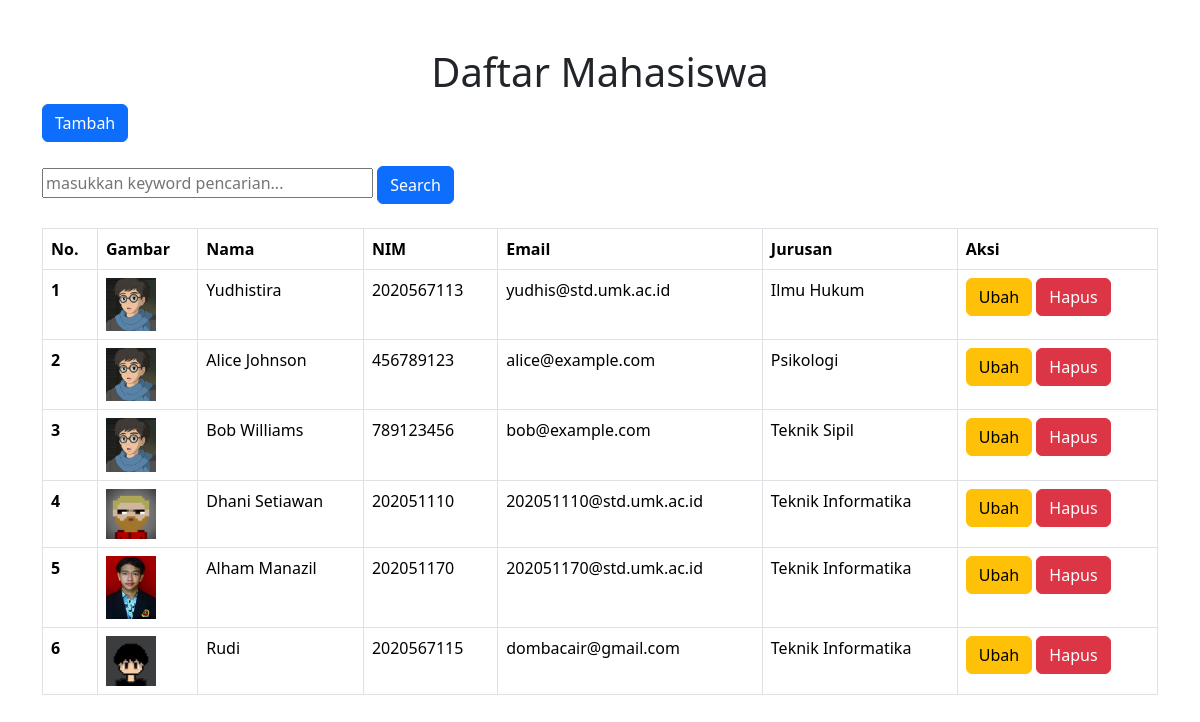
The page / on the database its author committed.
### tables this page shows
CREATE TABLE `mahasiswa` (
  `id` int(11) NOT NULL,
  `nama` varchar(255) NOT NULL,
  `nim` int(20) NOT NULL,
  `email` varchar(100) NOT NULL,
  `jurusan` varchar(100) NOT NULL,
  `gambar` varchar(255) NOT NULL
);

### function.php (called while the page is built, shortened)
<?php
$conn = mysqli_connect("localhost", "root", "", "php");
function query($query) {
    global $conn;
    $result = mysqli_query($conn, $query);
    $rows = [];
    while ($row = mysqli_fetch_assoc($result)) {
        $rows[] = $row;
    }
    return $rows;
}

### index.php (the view, shortened to what this page needs)
<?php
require 'function.php';
$mahasiswa = query("SELECT * FROM mahasiswa ORDER BY id ASC");
?>
<!DOCTYPE html>
<html lang="en">
<head>
    <link href="https://cdn.jsdelivr.net/npm/bootstrap@5.3.3/dist/css/bootstrap.min.css" rel="stylesheet">
</head>
<body>
    <div class="container my-4 mt-5">
        <div class="text-center">
            <h1>Daftar Mahasiswa</h1>
        </div>
        <div class="d-flex">
            <a href="tambah.php" class="btn btn-primary">Tambah</a>
        </div>
        <br>
        <form action="" method="post">
            <input type="text" name="keyword" size="30" autofocus placeholder="masukkan keyword pencarian..." autocomplete="off">
            <button type="submit" name="cari" class="btn btn-primary">Search</button>
        </form><br>
        <table class="table table-responsive table-bordered table-hover">
            <thead>
            <tr>
                <th scope="col">No.</th>
                <th scope="col">Gambar</th>
                <th scope="col">Nama</th>
                <th scope="col">NIM</th>
                <th scope="col">Email</th>
                <th scope="col">Jurusan</th>
                <th scope="col">Aksi</th>
            </tr>
            </thead>
            <tbody>
            <?php $i = 1; ?>
            <?php foreach ($mahasiswa as $row) : ?>
                <tr>
                    <th scope="row"><?= $i; ?></th>
                    <td><img src="img/<?= $row["gambar"]; ?>" width="50"></td>
                    <td><?= $row["nama"]; ?></td>
                    <td><?= $row["nim"]; ?></td>
                    <td><?= $row["email"]; ?></td>
                    <td><?= $row["jurusan"]; ?></td>
                    <td>
                        <a href="ubah.php?id=<?= $row["id"]; ?>" class="btn btn-warning">Ubah</a>
                        <a href="hapus.php?id=<?= $row["id"]; ?>" class="btn btn-danger" onclick="return confirm('apakah anda yakin?')">Hapus</a>
                    </td>
                </tr>
                <?php $i++; ?>
            <?php endforeach; ?>
            </tbody>
        </table>
    </div>
</body>
</html>

### rows shown on the page
mahasiswa: gambar (placeholder picture), nama "Yudhistira", nim "2020567113", email "yudhis@std.umk.ac.id", jurusan "Ilmu Hukum"
mahasiswa: gambar (placeholder picture), nama "Alice Johnson", nim "456789123", email "alice@example.com", jurusan "Psikologi"
mahasiswa: gambar (placeholder picture), nama "Bob Williams", nim "789123456", email "bob@example.com", jurusan "Teknik Sipil"
mahasiswa: gambar (picture), nama "Dhani Setiawan", nim "202051110", email "202051110@std.umk.ac.id", jurusan "Teknik Informatika"
mahasiswa: gambar (picture), nama "Alham Manazil", nim "202051170", email "202051170@std.umk.ac.id", jurusan "Teknik Informatika"
mahasiswa: gambar (picture), nama "Rudi", nim "2020567115", email "dombacair@gmail.com", jurusan "Teknik Informatika"
